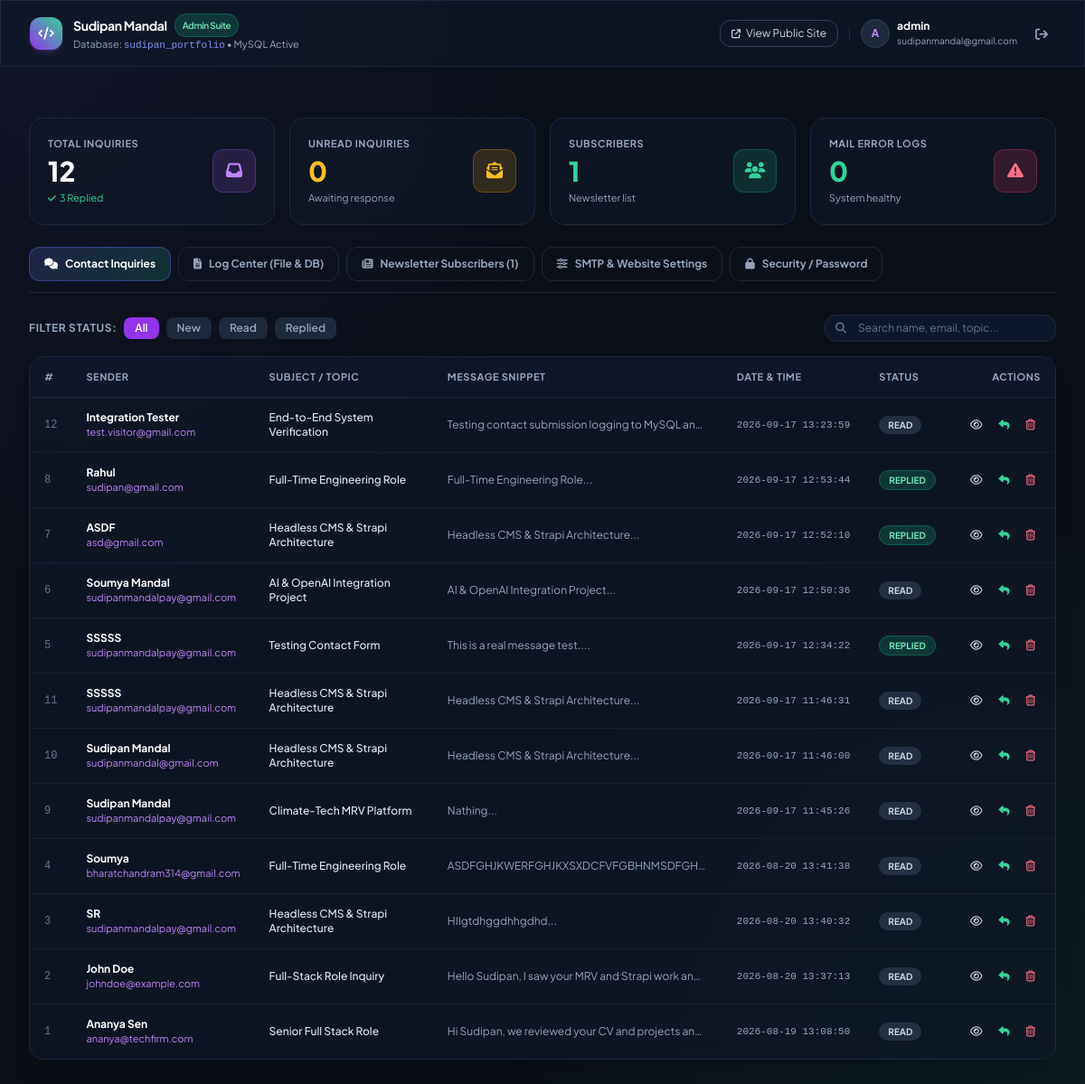
/admin/index.php (signed in), run on the app's committed database.
### tables this page shows
CREATE TABLE `contact_submissions` (
  `id` int(11) NOT NULL,
  `name` varchar(100) NOT NULL,
  `email` varchar(150) NOT NULL,
  `subject` varchar(200) NOT NULL,
  `message` text NOT NULL,
  `ip_address` varchar(45) DEFAULT NULL,
  `status` enum('new','read','replied') DEFAULT 'new',
  `created_at` datetime DEFAULT current_timestamp()
);

### admin/auth.php (called while the page is built, shortened)
<?php
function getLoggedInAdmin(): ?array {
    $pdo = getDbConnection();
    try {
        $stmt = $pdo->prepare("SELECT `id`, `username`, `email`, `created_at` FROM `admin_users` WHERE `id` = ? LIMIT 1");
        $stmt->execute([$_SESSION['admin_user_id']]);
        $user = $stmt->fetch();
        return $user ?: null;
    } catch (PDOException $e) {
        return null;
    }
}

### admin/index.php (the view, shortened to what this page needs)
<?php
require_once __DIR__ . '/auth.php';
$pdo = getDbConnection();
$admin = getLoggedInAdmin();
$totalMessages = (int)$pdo->query("SELECT COUNT(*) FROM `contact_submissions`")->fetchColumn();
$newMessages   = (int)$pdo->query("SELECT COUNT(*) FROM `contact_submissions` WHERE `status` = 'new'")->fetchColumn();
$repliedCount  = (int)$pdo->query("SELECT COUNT(*) FROM `contact_submissions` WHERE `status` = 'replied'")->fetchColumn();
$subscribersCount = (int)$pdo->query("SELECT COUNT(*) FROM `newsletter_subscribers`")->fetchColumn();
$mailErrorsCount  = (int)$pdo->query("SELECT COUNT(*) FROM `mail_logs` WHERE `log_type` = 'error'")->fetchColumn();
$submissions = $pdo->query("SELECT * FROM `contact_submissions` ORDER BY `created_at` DESC")->fetchAll();
?>
<!DOCTYPE html>
<html lang="en" class="dark">
<head>
    <script src="https://cdn.tailwindcss.com"></script>
    <link rel="stylesheet" href="https://cdnjs.cloudflare.com/ajax/libs/font-awesome/6.5.1/css/all.min.css">
</head>
<body class="min-h-screen text-slate-100 flex flex-col">
    <header class="sticky top-0 z-40 glass-card border-b border-slate-800 px-5 sm:px-8 py-3.5 flex items-center justify-between">
        <div class="flex items-center gap-3">
            <div class="w-9 h-9 rounded-xl bg-gradient-to-tr from-purple-600 to-emerald-400 flex items-center justify-center font-bold text-white shadow-md shadow-purple-500/20">
                <i class="fa-solid fa-code text-sm"></i>
            </div>
            <div>
                <h1 class="text-sm font-bold tracking-tight text-white flex items-center gap-2">
                    <span>Sudipan Mandal</span>
                    <span class="px-2 py-0.5 rounded-full text-[10px] font-semibold bg-emerald-500/20 text-emerald-300 border border-emerald-500/30">Admin Suite</span>
                </h1>
                <p class="text-[11px] text-slate-400">Database: <code class="text-indigo-400 font-mono">sudipan_portfolio</code> &bull; MySQL Active</p>
            </div>
        </div>
        <div class="flex items-center gap-3">
            <a href="../index.php" target="_blank" class="px-3 py-1.5 rounded-xl border border-slate-700 glass-card text-xs text-slate-300 hover:text-white hover:border-purple-500 transition flex items-center gap-1.5">
                <i class="fa-solid fa-arrow-up-right-from-square text-[10px]"></i>
                <span class="hidden sm:inline">View Public Site</span>
            </a>
            <div class="flex items-center gap-2">
                <div class="w-8 h-8 rounded-full bg-slate-800 border border-slate-700 flex items-center justify-center text-xs text-purple-400 font-bold">
                    <?= strtoupper(substr($admin['username'] ?? 'A', 0, 1)) ?>
                </div>
                <div class="hidden md:block text-left text-xs">
                    <span class="font-bold text-white block"><?= htmlspecialchars($admin['username'] ?? 'Admin') ?></span>
                    <span class="text-[10px] text-slate-400 block"><?= htmlspecialchars($admin['email'] ?? '') ?></span>
                </div>
            </div>
            <a href="logout.php" title="Sign Out" class="p-2 rounded-xl text-slate-400 hover:text-red-400 hover:bg-red-950/40 transition">
                <i class="fa-solid fa-arrow-right-from-bracket text-sm"></i>
            </a>
        </div>
    </header>
    <main class="flex-1 max-w-7xl w-full mx-auto p-4 sm:p-8 space-y-6">
        <div class="grid grid-cols-2 lg:grid-cols-4 gap-4">
            <div class="glass-card rounded-2xl p-5 border border-slate-800 flex items-center justify-between">
                <div>
                    <span class="text-[11px] font-bold uppercase tracking-wider text-slate-400 block mb-1">Total Inquiries</span>
                    <div class="text-2xl sm:text-3xl font-extrabold text-white"><?= $totalMessages ?></div>
                    <span class="text-[11px] text-emerald-400 mt-1 block flex items-center gap-1">
                        <i class="fa-solid fa-check text-[10px]"></i> <?= $repliedCount ?> Replied
                    </span>
                </div>
                <div class="w-12 h-12 rounded-xl bg-purple-500/15 border border-purple-500/30 text-purple-400 flex items-center justify-center text-lg">
                    <i class="fa-solid fa-inbox"></i>
                </div>
            </div>
            <div class="glass-card rounded-2xl p-5 border border-slate-800 flex items-center justify-between">
                <div>
                    <span class="text-[11px] font-bold uppercase tracking-wider text-slate-400 block mb-1">Unread Inquiries</span>
                    <div class="text-2xl sm:text-3xl font-extrabold text-amber-400"><?= $newMessages ?></div>
                    <span class="text-[11px] text-slate-400 mt-1 block">Awaiting response</span>
                </div>
                <div class="w-12 h-12 rounded-xl bg-amber-500/15 border border-amber-500/30 text-amber-400 flex items-center justify-center text-lg">
                    <i class="fa-solid fa-envelope-open-text"></i>
                </div>
            </div>
            <div class="glass-card rounded-2xl p-5 border border-slate-800 flex items-center justify-between">
                <div>
                    <span class="text-[11px] font-bold uppercase tracking-wider text-slate-400 block mb-1">Subscribers</span>
                    <div class="text-2xl sm:text-3xl font-extrabold text-emerald-400"><?= $subscribersCount ?></div>
                    <span class="text-[11px] text-slate-400 mt-1 block">Newsletter list</span>
                </div>
                <div class="w-12 h-12 rounded-xl bg-emerald-500/15 border border-emerald-500/30 text-emerald-400 flex items-center justify-center text-lg">
                    <i class="fa-solid fa-users"></i>
                </div>
            </div>
            <div class="glass-card rounded-2xl p-5 border border-slate-800 flex items-center justify-between">
                <div>
                    <span class="text-[11px] font-bold uppercase tracking-wider text-slate-400 block mb-1">Mail Error Logs</span>
                    <div class="text-2xl sm:text-3xl font-extrabold <?= $mailErrorsCount > 0 ? 'text-rose-400' : 'text-emerald-400' ?>"><?= $mailErrorsCount ?></div>
                    <span class="text-[11px] text-slate-400 mt-1 block"><?= $mailErrorsCount > 0 ? 'Review mail_error.log' : 'System healthy' ?></span>
                </div>
                <div class="w-12 h-12 rounded-xl bg-rose-500/15 border border-rose-500/30 text-rose-400 flex items-center justify-center text-lg">
                    <i class="fa-solid fa-triangle-exclamation"></i>
                </div>
            </div>
        </div>
        <div class="flex flex-wrap items-center gap-2 border-b border-slate-800 pb-3">
            <button onclick="switchTab('inquiries')" class="tab-btn active px-4 py-2.5 rounded-xl border border-slate-700 text-xs font-bold transition flex items-center gap-2">
                <i class="fa-solid fa-comments"></i>
                <span>Contact Inquiries</span>
            </button>
            <button onclick="switchTab('logs')" class="tab-btn px-4 py-2.5 rounded-xl border border-slate-800 text-xs font-bold text-slate-400 hover:text-white transition flex items-center gap-2">
                <i class="fa-solid fa-file-lines"></i>
                <span>Log Center (File & DB)</span>
            </button>
            <button onclick="switchTab('subscribers')" class="tab-btn px-4 py-2.5 rounded-xl border border-slate-800 text-xs font-bold text-slate-400 hover:text-white transition flex items-center gap-2">
                <i class="fa-solid fa-newspaper"></i>
                <span>Newsletter Subscribers (<?= $subscribersCount ?>)</span>
            </button>
            <button onclick="switchTab('settings')" class="tab-btn px-4 py-2.5 rounded-xl border border-slate-800 text-xs font-bold text-slate-400 hover:text-white transition flex items-center gap-2">
                <i class="fa-solid fa-sliders"></i>
                <span>SMTP & Website Settings</span>
            </button>
            <button onclick="switchTab('security')" class="tab-btn px-4 py-2.5 rounded-xl border border-slate-800 text-xs font-bold text-slate-400 hover:text-white transition flex items-center gap-2">
                <i class="fa-solid fa-lock"></i>
                <span>Security / Password</span>
            </button>
        </div>
        <section id="tab-inquiries" class="tab-content space-y-4">
            <div class="flex flex-wrap items-center justify-between gap-4">
                <div class="flex items-center gap-2">
                    <span class="text-xs font-bold uppercase tracking-wider text-slate-400">Filter Status:</span>
                    <button onclick="filterInquiries('all', this)" class="filter-pill active px-3 py-1 rounded-lg text-xs font-semibold bg-purple-600 text-white transition">All</button>
                    <button onclick="filterInquiries('new', this)" class="filter-pill px-3 py-1 rounded-lg text-xs font-semibold bg-slate-800 text-slate-400 hover:text-white transition">New</button>
                    <button onclick="filterInquiries('read', this)" class="filter-pill px-3 py-1 rounded-lg text-xs font-semibold bg-slate-800 text-slate-400 hover:text-white transition">Read</button>
                    <button onclick="filterInquiries('replied', this)" class="filter-pill px-3 py-1 rounded-lg text-xs font-semibold bg-slate-800 text-slate-400 hover:text-white transition">Replied</button>
                </div>
                <div class="relative w-full sm:w-64">
                    <span class="absolute inset-y-0 left-0 pl-3 flex items-center pointer-events-none text-slate-500">
                    </span>
                    <input type="text" id="inquirySearch" onkeyup="searchInquiries()" placeholder="Search name, email, topic..." class="w-full pl-9 pr-3 py-1.5 rounded-xl bg-slate-900 border border-slate-800 text-xs text-white placeholder-slate-500 outline-none focus:border-purple-500 transition">
                </div>
            </div>
            <div class="glass-card rounded-2xl border border-slate-800 overflow-hidden shadow-xl">
                <div class="overflow-x-auto">
                    <table class="w-full text-left text-xs" id="inquiriesTable">
                        <thead class="bg-slate-900/80 uppercase tracking-wider text-slate-400 font-bold border-b border-slate-800 text-[11px]">
                            <tr>
                                <th class="py-3.5 px-4">#</th>
                                <th class="py-3.5 px-4">Sender</th>
                                <th class="py-3.5 px-4">Subject / Topic</th>
                                <th class="py-3.5 px-4">Message Snippet</th>
                                <th class="py-3.5 px-4">Date & Time</th>
                                <th class="py-3.5 px-4">Status</th>
                                <th class="py-3.5 px-4 text-right">Actions</th>
                            </tr>
                        </thead>
                        <tbody class="divide-y divide-slate-800/60" id="inquiriesTableBody">
                            <?php if (empty($submissions)): ?>
                                <tr>
                                    <td colspan="7" class="py-8 text-center text-slate-500">
                                        <i class="fa-regular fa-folder-open text-3xl mb-2 block text-slate-600"></i>
                                        No contact inquiries recorded yet.
                                    </td>
                                </tr>
                            <?php else: ?>
                                <?php foreach ($submissions as $idx => $msg): ?>
                                    <tr class="inquiry-row hover:bg-slate-800/40 transition group" data-status="<?= htmlspecialchars($msg['status']) ?>" id="row-<?= $msg['id'] ?>">
                                        <td class="py-3.5 px-4 font-mono text-slate-500"><?= $msg['id'] ?></td>
                                        <td class="py-3.5 px-4">
                                            <div class="font-bold text-white"><?= htmlspecialchars($msg['name']) ?></div>
                                            <a href="mailto:<?= htmlspecialchars($msg['email']) ?>" class="text-[11px] text-purple-400 hover:underline"><?= htmlspecialchars($msg['email']) ?></a>
                                        </td>
                                        <td class="py-3.5 px-4 font-medium text-slate-200">
                                            <?= htmlspecialchars($msg['subject']) ?>
                                        </td>
                                        <td class="py-3.5 px-4 text-slate-400 max-w-xs truncate">
                                            <?= htmlspecialchars(substr($msg['message'], 0, 80)) ?>...
                                        </td>
                                        <td class="py-3.5 px-4 text-slate-400 whitespace-nowrap font-mono text-[11px]">
                                            <?= htmlspecialchars($msg['created_at']) ?>
                                        </td>
                                        <td class="py-3.5 px-4" id="badge-<?= $msg['id'] ?>">
                                            <?php if ($msg['status'] === 'new'): ?>
                                                <span class="px-2.5 py-1 rounded-full text-[10px] font-bold bg-amber-500/20 text-amber-300 border border-amber-500/30">NEW</span>
                                            <?php elseif ($msg['status'] === 'replied'): ?>
                                                <span class="px-2.5 py-1 rounded-full text-[10px] font-bold bg-emerald-500/20 text-emerald-300 border border-emerald-500/30">REPLIED</span>
                                            <?php else: ?>
                                                <span class="px-2.5 py-1 rounded-full text-[10px] font-bold bg-slate-700/60 text-slate-300">READ</span>
                                            <?php endif; ?>
                                        </td>
                                        <td class="py-3.5 px-4 text-right whitespace-nowrap space-x-1">
                                            <button onclick="openMessageModal(<?= htmlspecialchars(json_encode($msg)) ?>)" class="p-1.5 rounded-lg text-slate-300 hover:text-white hover:bg-slate-700 transition" title="View Full Message">
                                                <i class="fa-regular fa-eye"></i>
                                            </button>
                                            <a href="mailto:<?= htmlspecialchars($msg['email']) ?>?subject=<?= rawurlencode('Re: ' . $msg['subject']) ?>" class="inline-block p-1.5 rounded-lg text-emerald-400 hover:bg-emerald-950/60 transition" title="Reply via Email" onclick="markStatus(<?= $msg['id'] ?>, 'replied')">
                                                <i class="fa-solid fa-reply"></i>
                                            </a>
                                            <button onclick="deleteMessage(<?= $msg['id'] ?>)" class="p-1.5 rounded-lg text-rose-400 hover:bg-rose-950/60 transition" title="Delete Inquiry">
                                                <i class="fa-regular fa-trash-can"></i>
                                            </button>
                                        </td>
                                    </tr>
                                <?php endforeach; ?>
                            <?php endif; ?>
                        </tbody>
                    </table>
                </div>
            </div>
        </section>
    </main>
</body>
</html>

### data on the page
contact_submissions: id "12", name "Integration Tester", email "test.visitor@gmail.com", subject "End-to-End System Verification", message "Testing contact submission logging to MySQL an…", created_at "2026-09-17 13:23:59", status "READ"
contact_submissions: id "8", name "Rahul", email "sudipan@gmail.com", subject "Full-Time Engineering Role", message "Full-Time Engineering Role", created_at "2026-09-17 12:53:44", status "REPLIED"
contact_submissions: id "7", name "ASDF", email "asd@gmail.com", subject "Headless CMS & Strapi Architecture", message "Headless CMS & Strapi Architecture", created_at "2026-09-17 12:52:10", status "REPLIED"
contact_submissions: id "6", name "Soumya Mandal", email "sudipanmandalpay@gmail.com", subject "AI & OpenAI Integration Project", message "AI & OpenAI Integration Project", created_at "2026-09-17 12:50:36", status "READ"
contact_submissions: id "5", name "SSSSS", email "sudipanmandalpay@gmail.com", subject "Testing Contact Form", message "This is a real message test.", created_at "2026-09-17 12:34:22", status "REPLIED"
contact_submissions: id "11", name "SSSSS", email "sudipanmandalpay@gmail.com", subject "Headless CMS & Strapi Architecture", message "Headless CMS & Strapi Architecture", created_at "2026-09-17 11:46:31", status "READ"
contact_submissions: id "10", name "Sudipan Mandal", email "sudipanmandal@gmail.com", subject "Headless CMS & Strapi Architecture", message "Headless CMS & Strapi Architecture", created_at "2026-09-17 11:46:00", status "READ"
contact_submissions: id "9", name "Sudipan Mandal", email "sudipanmandalpay@gmail.com", subject "Climate-Tech MRV Platform", message "Nathing", created_at "2026-09-17 11:45:26", status "READ"
contact_submissions: id "4", name "Soumya", email "bharatchandram314@gmail.com", subject "Full-Time Engineering Role", message "ASDFGHJKWERFGHJKXSXDCFVFGBHNMSDFGH…", created_at "2026-08-20 13:41:38", status "READ"
contact_submissions: id "3", name "SR", email "sudipanmandalpay@gmail.com", subject "Headless CMS & Strapi Architecture", message "HIIgtdhggdhhgdhd", created_at "2026-08-20 13:40:32", status "READ"
contact_submissions: id "2", name "John Doe", email "johndoe@example.com", subject "Full-Stack Role Inquiry", message "Hello Sudipan, I saw your MRV and Strapi work an…", created_at "2026-08-20 13:37:13", status "READ"
contact_submissions: id "1", name "Ananya Sen", email "ananya@techfirm.com", subject "Senior Full Stack Role", message "Hi Sudipan, we reviewed your CV and projects an…", created_at "2026-08-19 13:08:50", status "READ"

### other printed values
substr($admin['username'] ?? 'A', 0, 1) "A"
$admin['username'] "admin"
$admin['email'] "sudipanmandal@gmail.com"
$totalMessages "12"
$repliedCount "3"
$newMessages "0"
$subscribersCount "1"
$mailErrorsCount "0"
